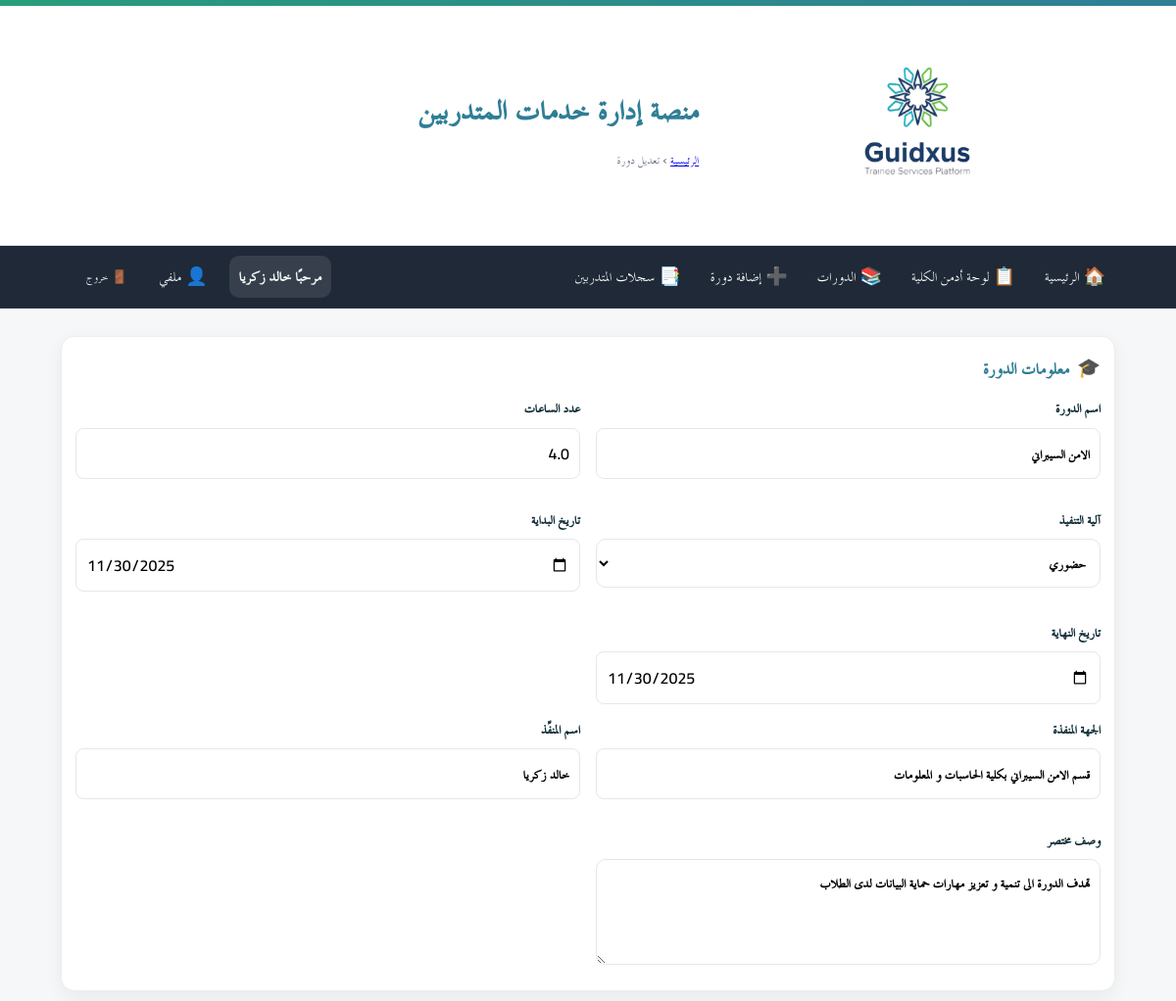
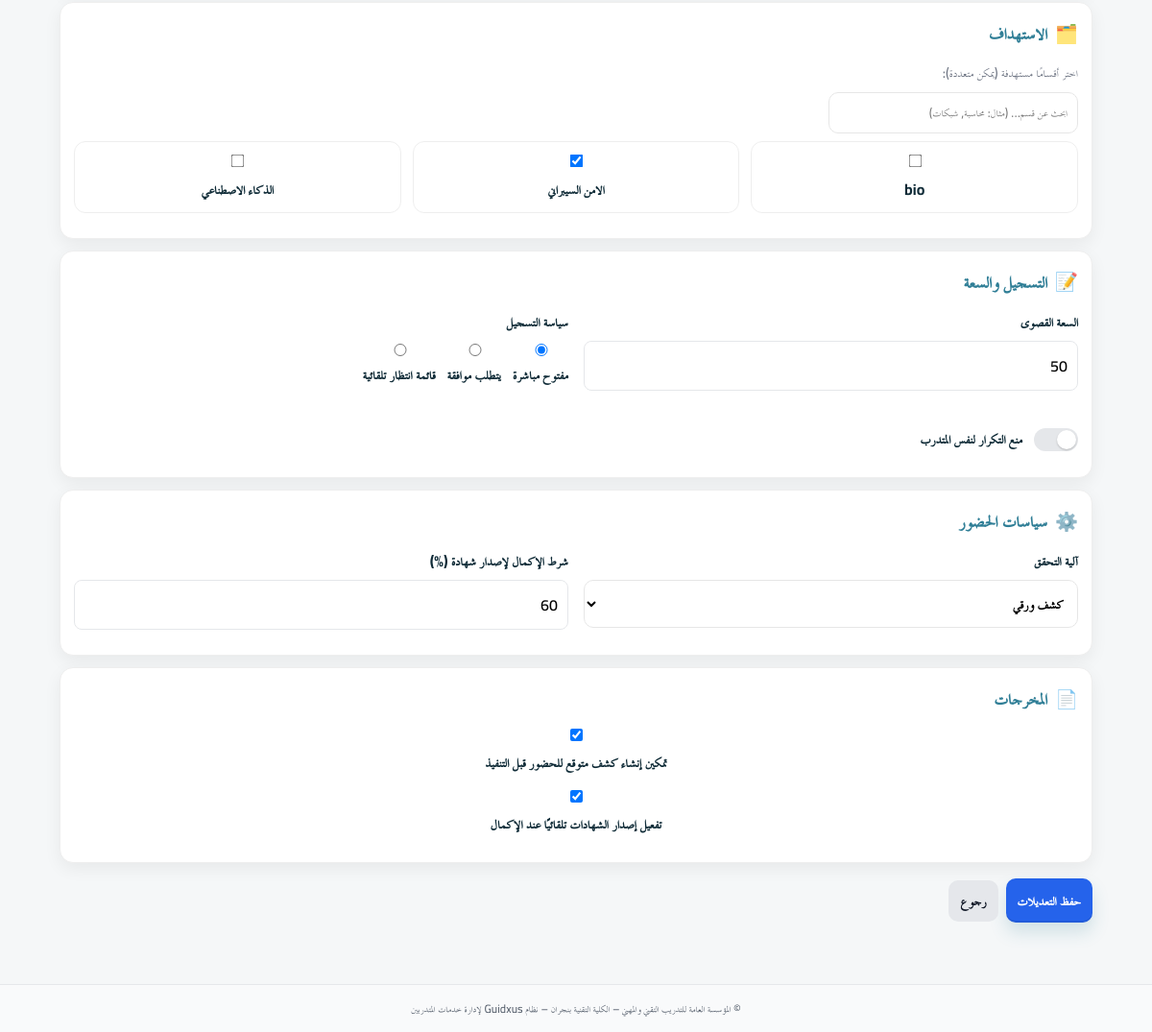
/hod/courses/2/edit (signed in), run on the app's committed database (2 pictures, top to bottom).
### app/models.py (models this page shows)
class Course(Base):
    __tablename__ = "courses"
    id = Column(Integer, primary_key=True, index=True, autoincrement=True)
    title = Column(String(255), nullable=False)
    description = Column(Text, nullable=True)
    provider = Column(String(255), nullable=True)           # الجهة المنفّذة (قسم/وحدة)
    provider_name = Column(String(255), nullable=True)      # اسم المنفّذ (الشخص)
    hours = Column(Float, nullable=False)
    mode = Column(String(50), nullable=False)               # 'in_person'/'online' ... الخ
    start_date = Column(Date, nullable=False)
    end_date = Column(Date, nullable=False)
    capacity = Column(Integer, default=30)
    registration_policy = Column(String(50), default="open")  # open|approval|waitlist
    prevent_duplicates = Column(Boolean, default=True)
    attendance_verification = Column(String(50), default="paper")  # paper|qr
    completion_threshold = Column(Integer, default=80)
    create_expected_roster = Column(Boolean, default=False)
    auto_issue_certificates = Column(Boolean, default=False)
    status = Column(String(50), default="published")  # draft|published|closed|finished
    created_at = Column(DateTime, server_default=func.now(), nullable=False)
    created_by_user_id = Column(Integer, nullable=True)
    targets = relationship(
        "CourseTargetDepartment",
        back_populates="course",
        cascade="all, delete-orphan",
        lazy="selectin",
    )
    enrollments = relationship(
        "CourseEnrollment",
        back_populates="course",
        cascade="all, delete-orphan",
        lazy="selectin",
    )
    __table_args__ = (
        Index("idx_courses_status", "status"),
        Index("idx_courses_range", "start_date", "end_date"),
    )

class Department(Base):
    __tablename__ = "departments"
    id = Column(Integer, primary_key=True, index=True)
    name = Column(String(255), nullable=False)       # مثال: "تقنية إدارة أنظمة الشبكات - كلية نجران"
    college = Column(String(255), nullable=False)
    is_active = Column(Boolean, nullable=False, default=True)
    head_user_id = Column(Integer, ForeignKey("users.id", ondelete="SET NULL"), nullable=True)
    head_user = relationship(
        "User",
        foreign_keys=[head_user_id],
        back_populates="headed_departments",
        lazy="joined",
    )
    hod_name = Column(String(255), nullable=True)
    created_at = Column(DateTime, server_default=func.now(), nullable=False)
    updated_at = Column(DateTime, server_default=func.now(), onupdate=func.now(), nullable=False)
    __table_args__ = (
        Index("idx_departments_name", "name"),
        Index("idx_departments_college", "college"),
    )

### app/routers/hod.py (the view)
@router.get("/courses/{course_id}/edit")
def edit_course_form(
    course_id: int,
    request: Request,
    db: Session = Depends(get_db),
    user: CurrentUser = Depends(require_hod_or_admin),
):
    course: Course = (
        db.query(Course)
        .options(selectinload(Course.targets))
        .filter(Course.id == course_id)
        .first()
    )
    if not course:
        raise HTTPException(status_code=404, detail="الدورة غير موجودة")
    _assert_can_manage_course(user, course, db)
    q = db.query(Department)
    if user.is_hod and user.hod_college:
        q = q.filter(Department.college == user.hod_college)
    elif user.is_college_admin and user.college_admin_college:
        q = q.filter(Department.college == user.college_admin_college)
    departments = q.order_by(Department.name.asc()).all()
    if _ctd_uses_name():
        selected_names = {t.department_name for t in course.targets}
        selected_department_ids = [d.id for d in departments if d.name in selected_names]
    else:
        selected_department_ids = [t.department_id for t in course.targets]
    return templates.TemplateResponse(
        "hod/create_course.html",
        {"request": request, "current_user": user, "departments": departments, "edit_mode": True, "course": course, "selected_department_ids": selected_department_ids},
    )

### app/templates/hod/create_course.html (shortened to what this page needs)
{% extends "base.html" %}
{% block breadcrumb %}
  <a href="/hod/">الرئيسية</a> › <span>{{ 'تعديل دورة' if edit_mode else 'إنشاء دورة' }}</span>
{% endblock %}
{% block content %}
{% set c = course if (edit_mode and course is defined) else None %}
{% set mode_val = (c.mode if c else '') %}
{% set selected_ids = (selected_department_ids if (edit_mode and selected_department_ids is defined) else []) %}
<form class="form prestige-form" method="post" action="{{ '/hod/courses/' ~ c.id ~ '/edit' if c else '/hod/courses/new' }}">
  <section class="card card-prestige">
    <div class="card-head">
      <div class="card-icon">🎓</div>
      <h3>معلومات الدورة</h3>
    </div>
    <div class="grid">
      <label>اسم الدورة
        <input type="text" name="title" required placeholder="مثال: مهارات السلامة في الورش" value="{{ c.title if c else '' }}">
      </label>
      <label>عدد الساعات
        <input type="number" name="hours" step="0.5" min="0.5" required value="{{ c.hours if c else '' }}">
      </label>
      <label>آلية التنفيذ
        <select name="mode" required>
          <option value="in_person" {{ 'selected' if mode_val in ['in_person','حضوري','حضوري '] else '' }}>حضوري</option>
        </select>
      </label>
      <label>تاريخ البداية
        <input type="date" name="start_date" required
               value="{{ (c.start_date.strftime('%Y-%m-%d') if c and c.start_date else '') }}">
      </label>
      <label>تاريخ النهاية
        <input type="date" name="end_date" required
               value="{{ (c.end_date.strftime('%Y-%m-%d') if c and c.end_date else '') }}">
      </label>
    </div>
    <div class="grid">
      <label>الجهة المنفذة
        <input type="text" name="provider" placeholder="مثال: قسم المحركات والمركبات" value="{{ c.provider if c else '' }}">
      </label>
      <label>اسم المنفِّذ
        <input type="text" name="provider_name" placeholder="مثال: م. أحمد العلي" value="{{ c.provider_name if c else '' }}">
      </label>
      <label>وصف مختصر
        <textarea name="description" rows="3" placeholder="نبذة عن محتوى الدورة وأهدافها">{{ c.description if c else '' }}</textarea>
      </label>
    </div>
  </section>
  <section class="card card-prestige">
    <div class="card-head">
      <div class="card-icon">🗂️</div>
      <h3>الاستهداف</h3>
    </div>
    <div class="muted">اختر أقسامًا مستهدفة (يمكن متعددة):</div>
    <div class="dep-toolbar">
      <input type="search" id="dep-filter" placeholder="ابحث عن قسم… (مثال: محاسبة, شبكات)">
    </div>
    <div class="checkbox-grid" id="dep-grid">
      {% for dep in departments %}
        <label class="checkbox">
          <input type="checkbox" name="target_department_ids" value="{{ dep.id }}"
                 {% if edit_mode and (dep.id in selected_ids) %}checked{% endif %}>
          <span>{{ dep.name }}</span>
        </label>
      {% else %}
        <div class="muted">لا توجد أقسام مسجلة بعد.</div>
      {% endfor %}
    </div>
  </section>
  <section class="card card-prestige">
    <div class="card-head">
      <div class="card-icon">📝</div>
      <h3>التسجيل والسعة</h3>
    </div>
    <div class="grid">
      <label>السعة القصوى
        <input type="number" name="capacity" min="1" required value="{{ c.capacity if c else 30 }}">
      </label>
      <label>سياسة التسجيل
        {% set policy = c.registration_policy if c else 'open' %}
        <div class="inline">
          <label class="radio"><input type="radio" name="registration_policy" value="open"     {{ 'checked' if policy=='open' else '' }}> مفتوح مباشرة</label>
          <label class="radio"><input type="radio" name="registration_policy" value="approval" {{ 'checked' if policy=='approval' else '' }}> يتطلب موافقة</label>
          <label class="radio"><input type="radio" name="registration_policy" value="waitlist" {{ 'checked' if policy=='waitlist' else '' }}> قائمة انتظار تلقائية</label>
        </div>
      </label>
      <label class="toggle">منع التكرار لنفس المتدرب
        <span class="slider"></span>
      </label>
    </div>
  </section>
  <section class="card card-prestige">
    <div class="card-head">
      <div class="card-icon">⚙️</div>
      <h3>سياسات الحضور</h3>
    </div>
    <div class="grid">
      {% set av = c.attendance_verification if c else 'paper' %}
      <label>آلية التحقق
        <select name="attendance_verification">
          <option value="paper" {{ 'selected' if av=='paper' else '' }}>كشف ورقي</option>
        </select>
      </label>
      <label>شرط الإكمال لإصدار شهادة (%)
        <input type="number" name="completion_threshold" min="0" max="100" value="{{ c.completion_threshold if c else 80 }}">
      </label>
    </div>
  </section>
  <section class="card card-prestige">
    <div class="card-head">
      <div class="card-icon">📄</div>
      <h3>المخرجات</h3>
    </div>
    <label class="checkbox">
      <input type="checkbox" name="create_expected_roster" {{ 'checked' if (c and c.create_expected_roster) or (not c) else '' }}>
      <span>تمكين إنشاء كشف متوقع للحضور قبل التنفيذ</span>
    </label>
    <label class="checkbox">
      <input type="checkbox" name="auto_issue_certificates" {{ 'checked' if (c and c.auto_issue_certificates) or (not c) else '' }}>
      <span>تفعيل إصدار الشهادات تلقائيًا عند الإكمال</span>
    </label>
  </section>
  <div class="actions actions-prestige">
    <button type="submit" class="btn btn-primary btn-prestige">{{ 'حفظ التعديلات' if c else 'نشر الدورة الآن' }}</button>
    <a class="btn btn-secondary" href="/hod/">{{ 'رجوع' if c else 'إلغاء' }}</a>
  </div>
</form>
{% endblock %}

### app/static/css/app.css (style rules this page uses)
:root { --tvtc-green-1:#7EC6A4; --tvtc-green-2:#289D7B; --tvtc-blue-1:#6BB6C8; --tvtc-blue-2:#2F7E96; --tvtc-gray-1:#F5F7F8; --tvtc-gray-2:#E5E7EA; --tvtc-gray-3:#6B7280; --tvtc-black:#1F2937; --tvtc-ivory:#FAFAF7; }
* { box-sizing:border-box; font-family:"Cairo","TraditionalArabicCustom","MajallaCustom","Noto Kufi Arabic","Segoe UI",Arial,sans-serif; }
body { margin:0; background:linear-gradient(180deg,var(--tvtc-ivory),#fff 220px,var(--tvtc-gray-1) 221px); color:var(--tvtc-black); font-size:18px; line-height:1.7; }
.card { background:#fff; border:1px solid var(--tvtc-gray-2); border-radius:12px; padding:16px; margin-block:12px; box-shadow:0 2px 6px rgba(0,0,0,.04); }
.card-prestige { border:1px solid rgba(31,41,55,.06); border-top:0; box-shadow:0 6px 18px rgba(0,0,0,.06); position:relative; overflow:hidden; }
.card-head { display:flex; align-items:center; gap:10px; margin-bottom:8px; }
.card-head h3 { margin:0; font-weight:800; color:var(--tvtc-blue-2); }
.card-icon { font-size:1.1rem; opacity:.9; }
.form label { display:block; margin-bottom:12px; font-weight:700; font-size:1rem; color:#0f2b37; }
.form input[type="text"], .form input[type="number"], .form input[type="date"], .form select, .form textarea { font-size:1rem; width:100%; padding:10px; border:1px solid var(--tvtc-gray-2); border-radius:8px; background:#fff; font-weight:600; }
.form textarea { resize:vertical; }
.grid { display:grid; grid-template-columns:repeat(2,1fr); gap:12px; }
.prestige-form .grid { grid-template-columns:repeat(2,1fr); gap:16px; }
.checkbox-grid { display:grid; grid-template-columns:repeat(4,1fr); gap:10px; }
.inline { display:flex; gap:12px; flex-wrap:wrap; }
.radio { font-weight:400; }
.checkbox { font-weight:400; display:flex; align-items:center; gap:8px; }
.toggle { position:relative; padding-right:58px; }
.toggle .slider { position:absolute; right:0; top:50%; transform:translateY(-50%); width:46px; height:24px; background:var(--tvtc-gray-2); border-radius:999px; transition:.2s; }
.toggle .slider::after { content:""; position:absolute; top:2px; right:2px; width:20px; height:20px; background:#fff; border-radius:50%; box-shadow:0 1px 2px rgba(0,0,0,.2); transition:.2s; }
.actions { display:flex; gap:12px; justify-content:flex-start; margin-top:16px; }
.btn { display:inline-block; padding:12px 18px; border-radius:10px; border:1px solid transparent; text-decoration:none; font-weight:800; font-size:1rem; cursor:pointer; }
.btn-primary { background:var(--tvtc-blue-2); color:#fff; }
.btn-secondary { background:#fff; color:var(--tvtc-blue-2); border-color:var(--tvtc-blue-2); }
.btn-prestige { box-shadow:0 10px 18px rgba(47,126,150,.18), inset 0 -2px 0 rgba(0,0,0,.08); }
.muted { color:var(--tvtc-gray-3); font-size:.95rem; }

### app/static/css/custom.css (style rules this page uses)
.card { background: #fff; border: 1px solid #eee; border-radius: 14px; padding: 14px; margin-bottom: 12px; }
.card-head { display: flex; align-items: center; gap: 8px; margin-bottom: 10px; }
.card-icon { font-size: 1.2rem; }
.form label { display: flex; flex-direction: column; gap: 6px; }
.form input, .form select, .form textarea { padding: 8px 10px; border: 1px solid #e6e6e6; border-radius: 10px; font-family: inherit; }
.grid { display: grid; gap: 12px; grid-template-columns: repeat(auto-fit, minmax(220px, 1fr)); }
.actions { display: flex; gap: 8px; align-items: center; }
.btn { padding: 8px 12px; border-radius: 10px; border: 0; cursor: pointer; }
.btn-primary { background: #2563eb; color: #fff; }
.btn-secondary { background: #e5e7eb; color: #111827; }
.muted { color: #6b7280; }

### app/templates/base.html (style rules this page uses)
:root { --container: 1100px; }
.card { background:#fff; border:1px solid #eee; border-radius:14px; padding:14px; margin-bottom:12px; }
.card-head { display:flex; align-items:center; gap:8px; margin-bottom:10px; }
.card-icon { font-size:1.2rem; }
.form label { display:flex; flex-direction:column; gap:6px; }
.form input, .form select, .form textarea { padding:8px 10px; border:1px solid #e6e6e6; border-radius:10px; font-family:inherit; }
.grid { display:grid; gap:12px; grid-template-columns: repeat(auto-fit, minmax(220px, 1fr)); }
.actions { display:flex; gap:8px; align-items:center; }
.btn { padding:8px 12px; border-radius:10px; border:0; cursor:pointer; }
.btn-primary { background:#2563eb; color:#fff; }
.btn-secondary { background:#e5e7eb; color:#111827; }
.muted { color:#6b7280; }

### data on the page
Course: title "الامن السيبراني", hours "4.0", start_date "11/30/2025", end_date "11/30/2025", provider "قسم الامن السيبراني بكلية الحاسبات و المعلومات", provider_name "خالد زكريا", description "تهدف الدورة الى تنمية و تعزيز مهارات حماية البيانات لدى الطلاب", capacity "50", completion_threshold "60"
Department: name "bio"
Department: target_department_ids "☑", name "الامن السيبراني"
Department: name "الذكاء الاصطناعي"

### other printed values
{{ app_name or "منصة إدارة خدمات المتدربين" }} "منصة إدارة خدمات المتدربين"
{{ 'تعديل دورة' if edit_mode else 'إنشاء دورة' }} "تعديل دورة"
{{ display_name }} "خالد زكريا"
{{ 'حفظ التعديلات' if c else 'نشر الدورة الآن' }} "حفظ التعديلات"
{{ 'رجوع' if c else 'إلغاء' }} "رجوع"
